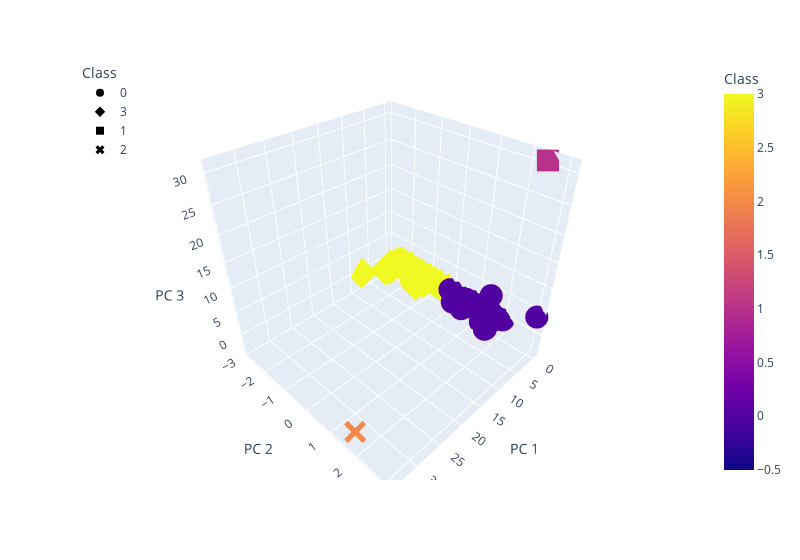

Notebook source saved alongside this figure:
### Markdown cell above
### Deliverable 4: Visualizing Cryptocurrencies Results

#### 3D-Scatter with Clusters

### Code cell
# Creating a 3D-Scatter with the PCA data and the clusters
fig = px.scatter_3d(
    clustered_df,
    x="PC 1",
    y="PC 2",
    z="PC 3",
    color="Class",
    symbol="Class",
    width=800,
    hover_name="CoinName",
    hover_data=["Algorithm"],
)
fig.update_layout(legend=dict(x=0, y=1))
fig.show()

### Figure 1 — Plotly figure (JSON) as saved in the notebook; plotly's stock layout.template omitted (floating-point values rounded to 4 significant figures; data arrays with more than 128 entries replaced by an {"elided": "..."} marker saying what was removed)
{"data": [{"customdata": {"elided": "291x1 str values"}, "hovertemplate": "<b>%{hovertext}</b><br><br>Class=%{marker.color}<br>PC 1=%{x}<br>PC 2=%{y}<br>PC 3=%{z}<br>Algorithm=%{customdata[0]}<extra></extra>", "hovertext": {"elided": "291 str values"}, "legendgroup": "0", "marker": {"color": {"elided": "291 int values"}, "coloraxis": "coloraxis", "symbol": "circle"}, "mode": "markers", "name": "0", "scene": "scene", "showlegend": true, "type": "scatter3d", "x": {"elided": "291 float values"}, "y": {"elided": "291 float values"}, "z": {"elided": "291 float values"}}, {"customdata": {"elided": "239x1 str values"}, "hovertemplate": "<b>%{hovertext}</b><br><br>Class=%{marker.color}<br>PC 1=%{x}<br>PC 2=%{y}<br>PC 3=%{z}<br>Algorithm=%{customdata[0]}<extra></extra>", "hovertext": {"elided": "239 str values"}, "legendgroup": "3", "marker": {"color": {"elided": "239 int values"}, "coloraxis": "coloraxis", "symbol": "diamond"}, "mode": "markers", "name": "3", "scene": "scene", "showlegend": true, "type": "scatter3d", "x": {"elided": "239 float values"}, "y": {"elided": "239 float values"}, "z": {"elided": "239 float values"}}, {"customdata": [["Proof-of-Authority"]], "hovertemplate": "<b>%{hovertext}</b><br><br>Class=%{marker.color}<br>PC 1=%{x}<br>PC 2=%{y}<br>PC 3=%{z}<br>Algorithm=%{customdata[0]}<extra></extra>", "hovertext": ["Poa Network"], "legendgroup": "1", "marker": {"color": [1], "coloraxis": "coloraxis", "symbol": "square"}, "mode": "markers", "name": "1", "scene": "scene", "showlegend": true, "type": "scatter3d", "x": [-0.4308], "y": [2.481], "z": [30.89]}, {"customdata": [["TRC10"]], "hovertemplate": "<b>%{hovertext}</b><br><br>Class=%{marker.color}<br>PC 1=%{x}<br>PC 2=%{y}<br>PC 3=%{z}<br>Algorithm=%{customdata[0]}<extra></extra>", "hovertext": ["BitTorrent"], "legendgroup": "2", "marker": {"color": [2], "coloraxis": "coloraxis", "symbol": "x"}, "mode": "markers", "name": "2", "scene": "scene", "showlegend": true, "type": "scatter3d", "x": [34.08], "y": [1.811], "z": [-0.7934]}], "layout": {"coloraxis": {"colorbar": {"title": {"text": "Class"}}, "colorscale": [[0, "#0d0887"], [0.1111, "#46039f"], [0.2222, "#7201a8"], [0.3333, "#9c179e"], [0.4444, "#bd3786"], [0.5556, "#d8576b"], [0.6667, "#ed7953"], [0.7778, "#fb9f3a"], [0.8889, "#fdca26"], [1, "#f0f921"]]}, "legend": {"title": {"text": "Class"}, "tracegroupgap": 0, "x": 0, "y": 1}, "margin": {"t": 60}, "scene": {"domain": {"x": [0, 1], "y": [0, 1]}, "xaxis": {"title": {"text": "PC 1"}}, "yaxis": {"title": {"text": "PC 2"}}, "zaxis": {"title": {"text": "PC 3"}}}, "width": 800}}
